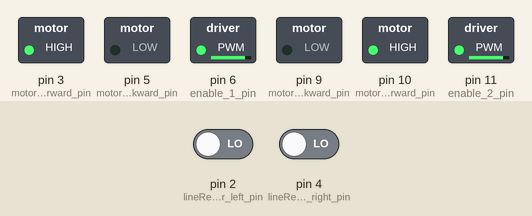
A sketch run on a simulated Arduino Uno, built with avr-gcc and run on an emulated ATmega328P. On the bench: switched loads named in the sketch (green lamp = pin HIGH). The inputs (shaded band) are chosen by the test bench; at power-on: pin 2 (lineReader_left_pin) LOW, pin 4 (lineReader_right_pin) LOW.

Above: at 1.3 s.
1.4 s: pin 2 (lineReader_left_pin) driven HIGH
At 2.3 s:
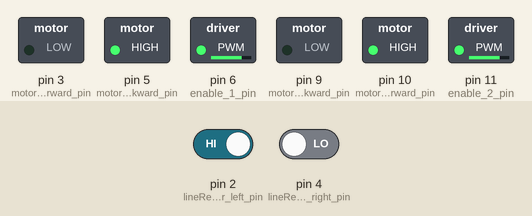
2.9 s: pin 4 (lineReader_right_pin) driven HIGH
At 3.6 s:
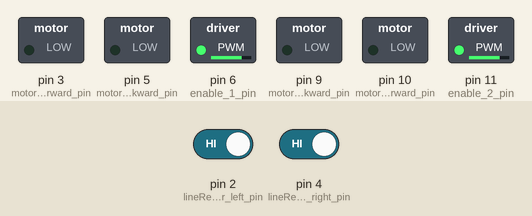
4.4 s: pin 2 (lineReader_left_pin) driven LOW
At 4.8 s:
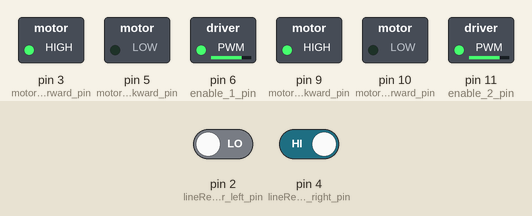
5.9 s: pin 4 (lineReader_right_pin) driven LOW
At 6.3 s:
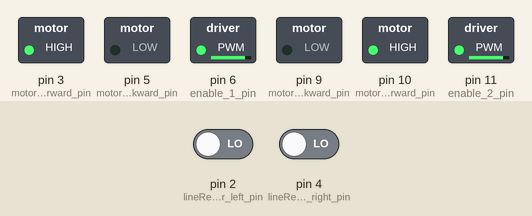
Timing chart, 0 to 8.4 s (numbered marks = the images above; inputs shaded):
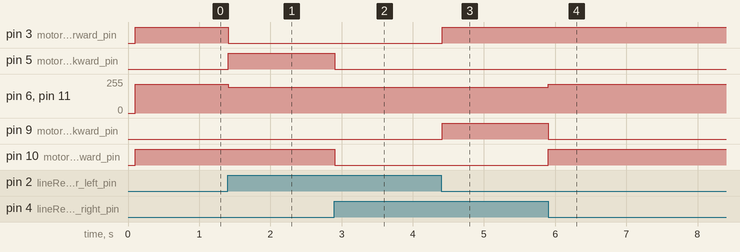

Measured:
- after the input at 1.4 s, pin 3 (motor_left_forward_pin): HIGH → LOW at once; pin 5 (motor_left_backward_pin): LOW → HIGH at once; pin 6 (enable_1_pin), pin 11 (enable_2_pin): 215/255 → 195/255 at once
- after the input at 2.9 s, pin 5 (motor_left_backward_pin), pin 10 (motor_right_forward_pin): HIGH → LOW at once
- after the input at 4.4 s, pin 3 (motor_left_forward_pin), pin 9 (motor_right_backward_pin): LOW → HIGH at once
- after the input at 5.9 s, pin 6 (enable_1_pin), pin 11 (enable_2_pin): 195/255 → 215/255 at once; pin 9 (motor_right_backward_pin): HIGH → LOW at once; pin 10 (motor_right_forward_pin): LOW → HIGH at once

The sketch:

line_follower_robot_code.ino
```cpp
//pins
#define motor_left_forward_pin 3
#define motor_left_backward_pin 5
#define motor_right_forward_pin 10
#define motor_right_backward_pin 9
#define lineReader_left_pin 2
#define lineReader_right_pin 4
#define enable_1_pin 6
#define enable_2_pin 11

//other
#define blackThreshold 2000
#define maxSpeed 215 //0-255
#define turnSpeed 195 //0-255

void setup(){
  Serial.begin (9600);
  pinMode(motor_left_forward_pin, OUTPUT);
  pinMode(motor_left_backward_pin, OUTPUT);
  pinMode(motor_right_forward_pin, OUTPUT);
  pinMode(motor_right_backward_pin, OUTPUT);
  pinMode(enable_1_pin, OUTPUT);
  pinMode(enable_2_pin, OUTPUT);
  delay(100);
}

void loop(){
  int leftReaderValue = readLineReader(lineReader_left_pin);
  int rightReaderValue = readLineReader(lineReader_right_pin);

  drive(leftReaderValue > blackThreshold, rightReaderValue > blackThreshold);
  delay(10);
}

//returns int in range ~0 (low reflection time, light surface) and ~maxReflectionTime (high reflection time, dark surface)
int readLineReader(int pinToRead){
  int maxReflectionTime = 3000;
  pinMode(pinToRead, OUTPUT);
  digitalWrite(pinToRead, HIGH);
  delayMicroseconds(10);
  pinMode(pinToRead, INPUT);

  long startTime = micros();

  while (digitalRead(pinToRead) == HIGH && micros() - startTime < maxReflectionTime);
  int diff = micros() - startTime;

  return diff;
}

void drive(boolean reverseLeftMotor, boolean reverseRightMotor){
  //drive(true, true) stops both motors instead of reversing both
  boolean stop = reverseLeftMotor && reverseRightMotor;
  digitalWrite(motor_left_forward_pin, !reverseLeftMotor * !stop);
  digitalWrite(motor_left_backward_pin, reverseLeftMotor * !stop);
  digitalWrite(motor_right_forward_pin, !reverseRightMotor * !stop);
  digitalWrite(motor_right_backward_pin, reverseRightMotor * !stop);

  if (stop)
    return;

  int currentSpeed = reverseLeftMotor == reverseRightMotor ? maxSpeed : turnSpeed;
  analogWrite(enable_1_pin, currentSpeed);
  analogWrite(enable_2_pin, currentSpeed);
}
```
